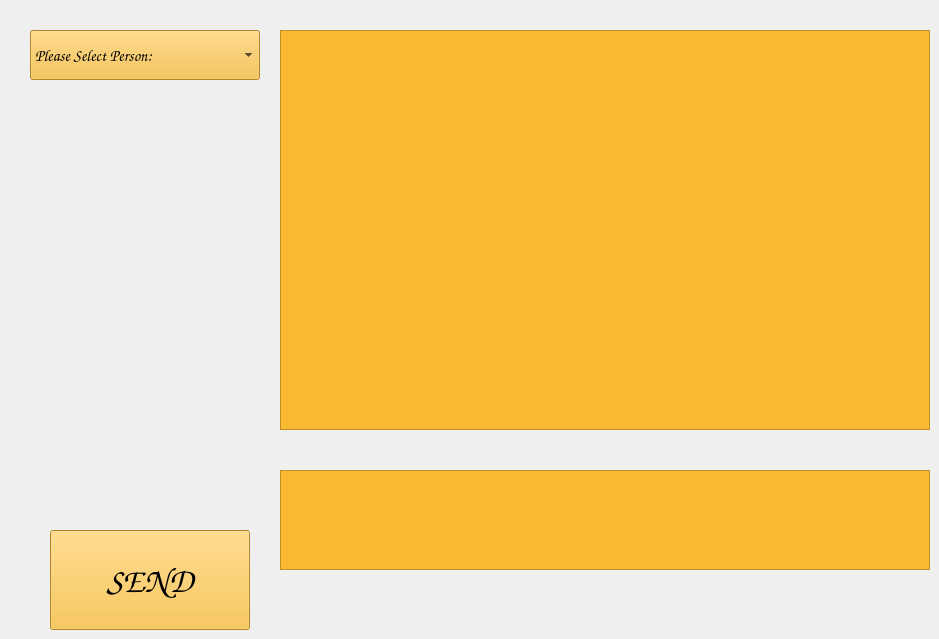
    <widget class="QWidget" name="student_dance">
     <attribute name="title">
      <string>Chat</string>
     </attribute>
     <widget class="QComboBox" name="chat_list">
      <property name="geometry">
       <rect>
        <x>30</x>
        <y>30</y>
        <width>230</width>
        <height>50</height>
       </rect>
      </property>
      <property name="minimumSize">
       <size>
        <width>230</width>
        <height>50</height>
       </size>
      </property>
      <property name="maximumSize">
       <size>
        <width>230</width>
        <height>50</height>
       </size>
      </property>
      <property name="font">
       <font>
        <family>Comic Sans MS</family>
        <pointsize>12</pointsize>
       </font>
      </property>
      <property name="styleSheet">
       <string notr="true">background-color: rgb(246, 184, 49);
color: rgb(0, 0, 0);</string>
      </property>
      <item>
       <property name="text">
        <string>Please Select Person:</string>
       </property>
      </item>
      <item>
       <property name="text">
        <string>None</string>
       </property>
      </item>
      <item>
       <property name="text">
        <string>None</string>
       </property>
      </item>
      <item>
       <property name="text">
        <string>None</string>
       </property>
      </item>
      <item>
       <property name="text">
        <string>None</string>
       </property>
      </item>
      <item>
       <property name="text">
        <string>None</string>
       </property>
      </item>
      <item>
       <property name="text">
        <string>None</string>
       </property>
      </item>
      <item>
       <property name="text">
        <string>None</string>
       </property>
      </item>
      <item>
       <property name="text">
        <string>None</string>
       </property>
      </item>
      <item>
       <property name="text">
        <string>None</string>
       </property>
      </item>
      <item>
       <property name="text">
        <string>None</string>
       </property>
      </item>
     </widget>
     <widget class="QTextEdit" name="teacher_chat_message_panel">
      <property name="geometry">
       <rect>
        <x>280</x>
        <y>30</y>
        <width>650</width>
        <height>400</height>
       </rect>
      </property>
      <property name="minimumSize">
       <size>
        <width>650</width>
        <height>400</height>
       </size>
      </property>
      <property name="maximumSize">
       <size>
        <width>650</width>
        <height>400</height>
       </size>
      </property>
      <property name="styleSheet">
       <string notr="true">background-color: rgb(249, 186, 50);
color: rgb(0, 0, 0);</string>
      </property>
     </widget>
     <widget class="QTextEdit" name="teacher_chat_message">
      <property name="geometry">
       <rect>
        <x>280</x>
        <y>470</y>
        <width>650</width>
        <height>100</height>
       </rect>
      </property>
      <property name="minimumSize">
       <size>
        <width>650</width>
        <height>100</height>
       </size>
      </property>
      <property name="maximumSize">
       <size>
        <width>650</width>
        <height>100</height>
       </size>
      </property>
      <property name="styleSheet">
       <string notr="true">background-color: rgb(249, 186, 50);
color: rgb(0, 0, 0);</string>
      </property>
     </widget>
     <widget class="QPushButton" name="teacher_chat_send_button">
      <property name="geometry">
       <rect>
        <x>50</x>
        <y>530</y>
        <width>200</width>
        <height>100</height>
       </rect>
      </property>
      <property name="minimumSize">
       <size>
        <width>200</width>
        <height>100</height>
       </size>
      </property>
      <property name="font">
       <font>
        <family>Comic Sans MS</family>
        <pointsize>26</pointsize>
        <weight>75</weight>
        <bold>true</bold>
       </font>
      </property>
      <property name="styleSheet">
       <string notr="true">background-color: rgb(249, 186, 50);
color: rgb(0, 0, 0);</string>
      </property>
      <property name="text">
       <string>SEND</string>
      </property>
     </widget>
    </widget>
